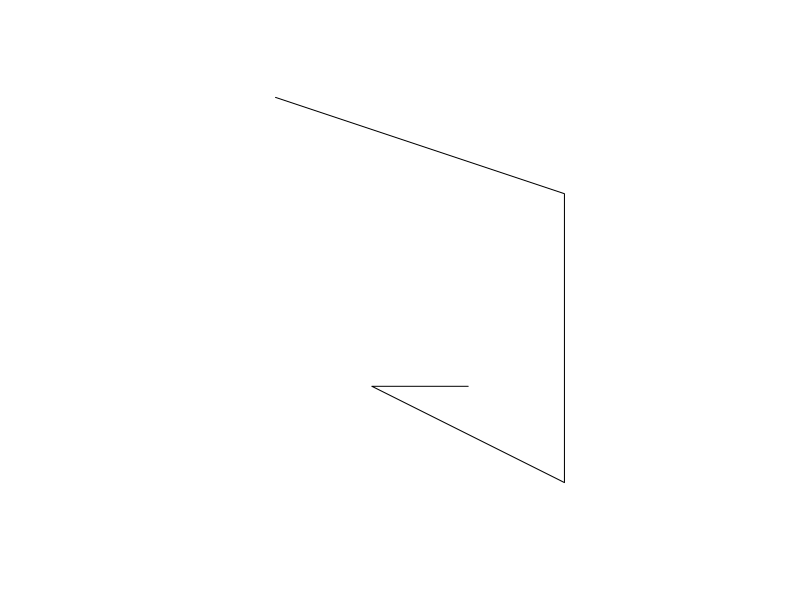

This figure's R source: (Note: this script raises an error after producing the figure.)
# WKB Well-known binary / simple feature geometry를 인코딩 하는데 사용되는 표준 형식 (16진법)
# gis및 공간 데이터베이스에서 geometry object를 저장, 전송하는데 WKB 사용함
# WKT Well-known text 간단한 공간 geometry를 기술하는데 사용

library(sf) # sf는 simple feature geometry column(sfc) 과 attributes(data.frame or tibble)로 구성 됨
# point, linestring, polygon 같은 도형(geometry = 도형 및 그것이 차지하고 있는 공간의 성질) > sfg > sfc / 이게 st_sf로 sfc와 df가 합쳐짐 > sf


ind_point <- st_point(c(0.1, 51.5)) # point is one of geometry types
class(ind_point)
ind_geom <- st_sfc(ind_point, crs = "EPSG:4326") # sfg였던 점을 sfc로 바꿔줌
class(ind_geom)
ind_geom
ind_attrib <- data.frame(      # sf에 넣을 attributes 정보보
  name = "London",   # 줄 바꿀때 뒤에 , 넣어야 되는 듯
  temperature = 25,
  date = as.Date("2017-06-21")
)
lan_sf <- st_sf(ind_attrib, geometry = ind_geom) # st_sf는 (df(속성 정보 가짐), 뒤에는 추가 속성이나 
#sfc(여러개 가능), sfg(df 열의 형식과 데이터 유형을 일치시켜야 함 )) / SpatialDataFrame
class(lan_sf)




point1 <- st_point(c(0, 0))
point2 <- st_point(c(1, 1))
point3 <- st_point(c(2, 2))

# POINT 객체들을 st_multipoint() 함수로 결합하여 Multipoint 객체 생성
multipoint <- st_multipoint(c(point1, point2, point3))


xx <- rbind(c(1, 5), c(4, 4), c(4, 1), c(2, 2), c(3, 2))

xxx <- st_linestring(xx)
xxx
plot(xxx)

mpolygon <- list(rbind(rbind(c(1, 5), c(2, 2), c(4, 1), c(4, 4), c(1, 5)))) # 아니 이거 왜 rbind 2번함?
st_multipolygon(mpolygon)
# Error in MtrxSetSet(x, dim, type = "MULTIPOLYGON", needClosed = TRUE) :   / &&은 and 연산자
# is.list(x) && all(vapply(x, is.list, TRUE)) is not TRUE / vapply(X, Y, Z, ...) 벡터 X의 각 요소에에 함수 Y를 적용, 그 결과를 Z형식으로 반환환


polygon_list = list(rbind(c(1, 5), c(2, 2), c(4, 1), c(4, 4), c(1, 5)))
st_polygon(polygon_list)
plot(polygon_list)

polygon_border = rbind(c(1, 5), c(2, 2), c(4, 1), c(4, 4), c(1, 5))
polygon_hole = rbind(c(2, 4), c(3, 4), c(3, 3), c(2, 3), c(2, 4))
polygon_with_hole_list = list(polygon_border, polygon_hole)
st_polygon(polygon_with_hole_list)
plot(polygon_with_hole_list)


# 2.2.6 sf는 점, 선, 도형, 다중 점, 선, 면 기하학 모음이 있고 이것은 
# A numeric vector(point), A matrix(점, 다중 점, 선 linestring) 그리고 A list로 구성됨
